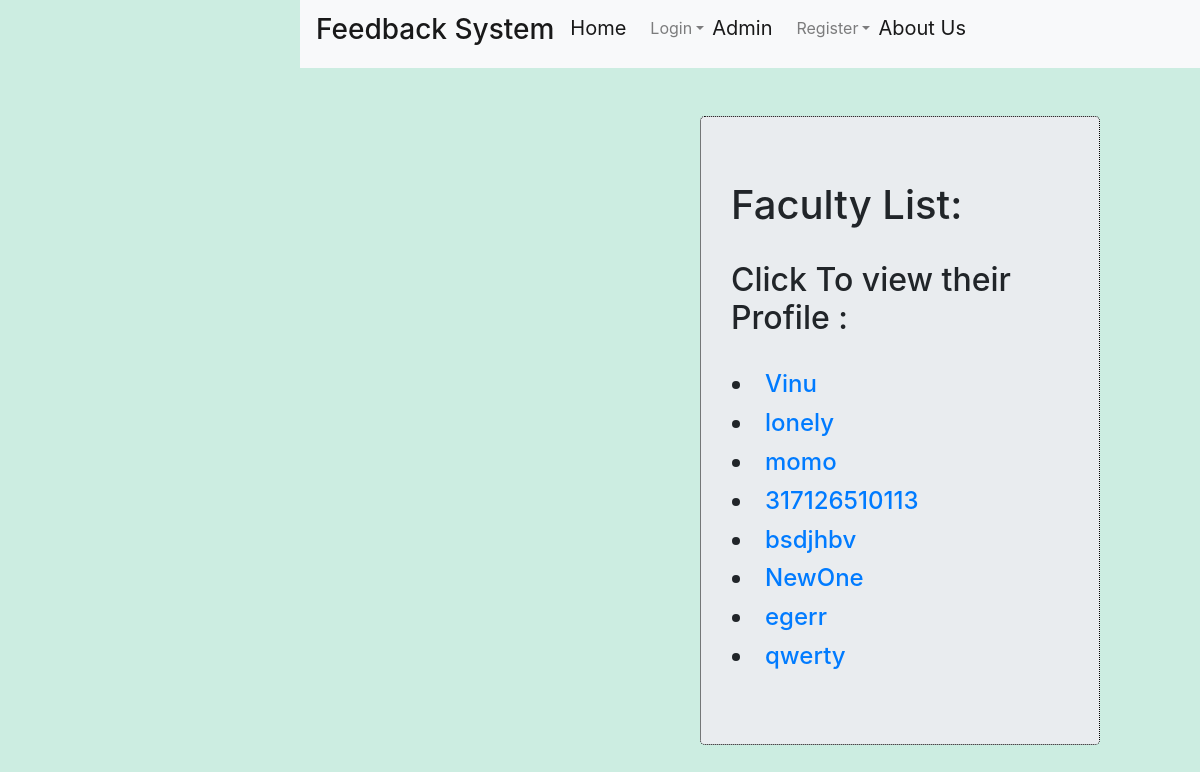
The page /facultyprofile_list/ on the database as committed earlier.
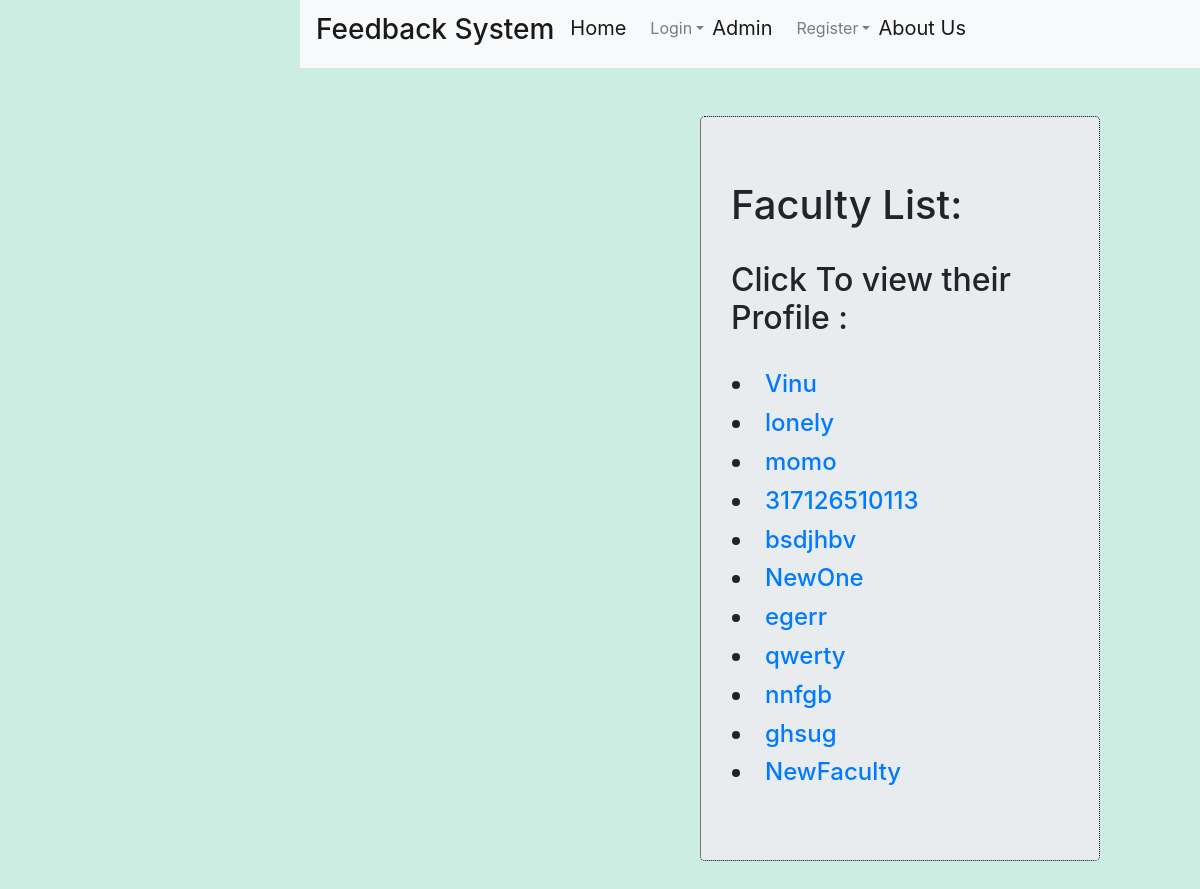
The same page on the database as committed later.
### Feedback_System/models.py (models this page shows, shortened)
class FacultyProfile(models.Model):
    user = models.OneToOneField(User,on_delete=models.CASCADE)
    age = models.PositiveIntegerField()
    subject = models.ManyToManyField(Subject, related_name="subject_teachers")

### Feedback_System/views.py (the view)
# urls.py: url(r'^facultyprofile_list/$',views.FacultyProfileList.as_view(),name='facultyprofile_list'),
class FacultyProfileList(ListView):
    context_object_name = 'facultys'
    model = models.FacultyProfile

### templates/Feedback_System/facultyprofile_list.html
{% extends 'Feedback_System/base.html' %}
{% load staticfiles %}
{% block head_block %}
<link rel="stylesheet" href="{% static 'css/forms.css' %}">
{% endblock %}
{% block body_block %}
  <div id="content">
    <div class="jumbotron">
      <h1>Faculty List:</h1><br>
      <h2>Click To view their Profile :</h2><br>
        <table>
          {% for faculty in facultys %}
            <tr>
                <td><h4><li><a href="{% url 'project_app:faculty_details' faculty.id %}">{{ faculty.user.username }}</a></li></h4></td>
            </tr>
          {% endfor %}
        </table>
    </div>
  </div>
{% endblock %}

Rows that differ between the two databases and show on the page:
added FacultyProfile: user.username "nnfgb"
added FacultyProfile: user.username "ghsug"
added FacultyProfile: user.username "NewFaculty"
